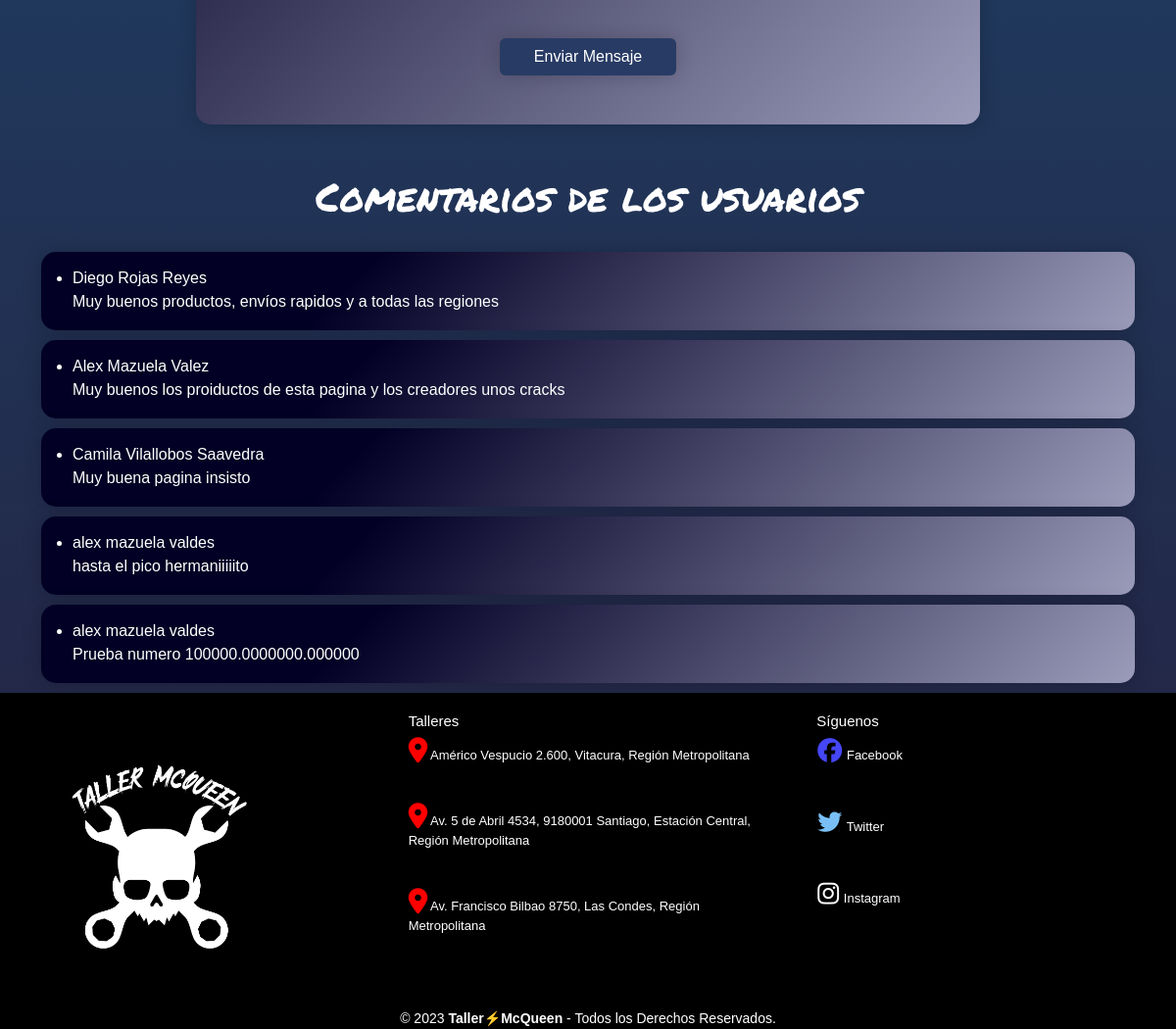
/mycontacto (lower part), run on an earlier commit of the app's database.
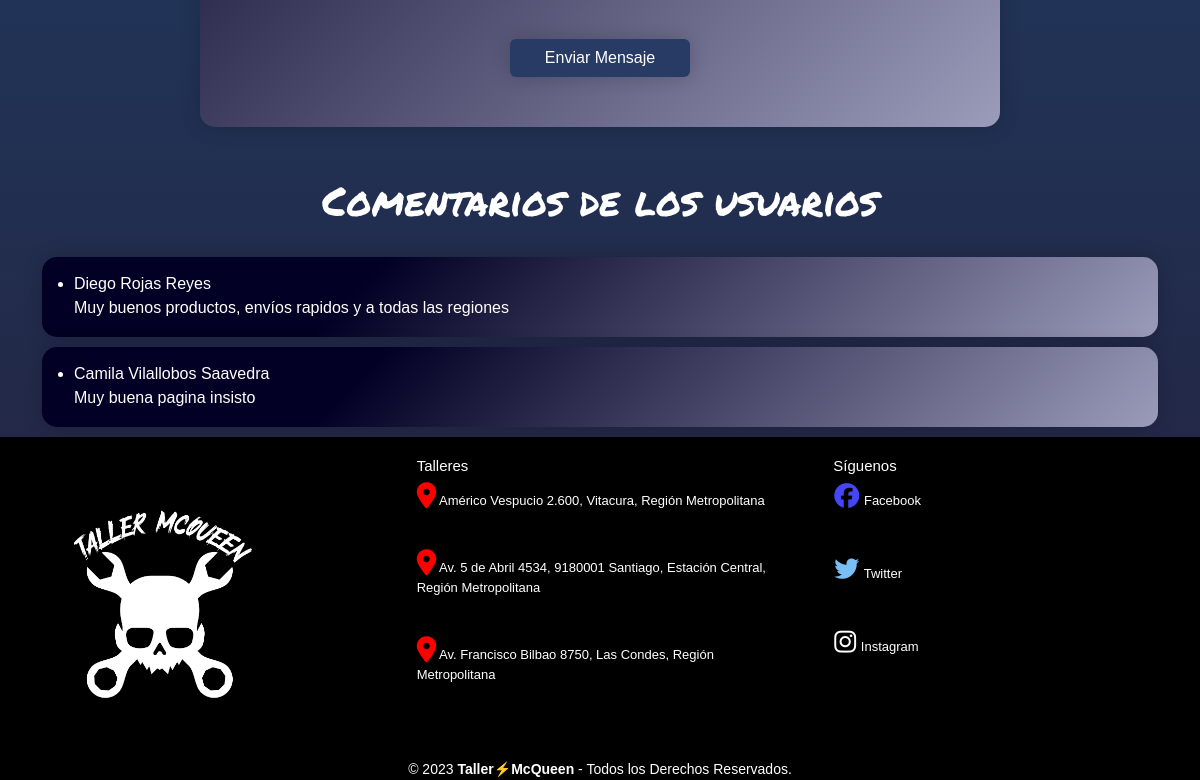
And on a later commit of the database.
### productos/models.py (models this page shows, shortened)
class ContactoAdmin(models.Model):
    nombre=models.CharField(max_length=30)
    apellidoP=models.CharField(max_length=30)
    apellidoM=models.CharField(max_length=30)
    rut=models.CharField(max_length=11)
    genero=models.IntegerField(null=False, blank=False,choices=opciones_genero
                               ,default=1)
    direccion=models.CharField(max_length=50)
    email=models.EmailField(max_length=60)
    phone=models.CharField(max_length=11)
    mensaje=models.CharField(max_length=300)

### productos/views.py (the view)
# urls.py: path('mycontacto', views.contacto, name='contacto'),
def contacto(request):
    productos= ContactoAdmin.objects.raw('SELECT * from productos_contactoadmin')
    print(productos)
    context={'productos':productos}
    return render(request, 'productos/contacto.html',context)

### productos/context_processor.py (called while the page is built)
def total_carrito(request):
    total = 0
    if request.user.is_authenticated:
        if "carrito" in request.session.keys():
            for key, value in request.session["carrito"].items():
                total += int(value["acumulado"])
    return {"total_carrito": total}

### productos/templates/productos/contacto.html (shortened to what this page needs)
{% extends 'productos/base.html' %}
{% load static %}
{% block contenido %}
<body id="contacto">
    <div class="formulario">
        <form action="{% url 'registrarComentario' %}" id="formulario" method="POST">{% csrf_token %}
            <div class="form-content" id="">
                <input class="btn" type="submit" name="contact" value="Enviar Mensaje" style="background-color: #283b64; color: white;">
            </div>
        </form>
    </div>
    <div class="container" id="msjusers" style="color: white;">
        <div>
            <h1>Comentarios de los usuarios</h1>
            <br>
            {% for productos in productos %}
            <div id="contenedormsj">
                <ul>
                    <li>{{productos.nombre}} {{productos.apellidoP}} {{productos.apellidoM}}
                    <br>
                    {{productos.mensaje}}
                </ul>
            </div>
            {% endfor %}
        </div>
    </div>
</body>
{% endblock%}

What changed in the data, as far as the page shows it:
removed ContactoAdmin: nombre "Alex", apellidoP "Mazuela", apellidoM "Valez", mensaje "Muy buenos los proiductos de esta pagina y los creadores unos cracks"
removed ContactoAdmin: nombre "alex", apellidoP "mazuela", apellidoM "valdes", mensaje "hasta el pico hermaniiiiito"
removed ContactoAdmin: nombre "alex", apellidoP "mazuela", apellidoM "valdes", mensaje "Prueba numero 100000.0000000.000000"
